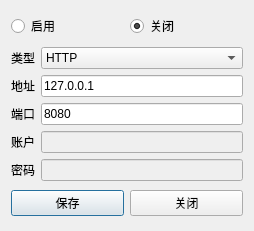
<?xml version="1.0" encoding="UTF-8"?>
<ui version="4.0">
 <class>Proxy</class>
 <widget class="QDialog" name="Proxy">
  <property name="geometry">
   <rect>
    <x>0</x>
    <y>0</y>
    <width>254</width>
    <height>231</height>
   </rect>
  </property>
  <property name="windowTitle">
   <string>Proxy</string>
  </property>
  <layout class="QGridLayout" name="gridLayout_2">
   <item row="0" column="0">
    <layout class="QHBoxLayout" name="horizontalLayout">
     <item>
      <widget class="QRadioButton" name="radioButton_proxy_enable">
       <property name="text">
        <string>启用</string>
       </property>
      </widget>
     </item>
     <item>
      <widget class="QRadioButton" name="radioButton_proxy_disabled">
       <property name="text">
        <string>关闭</string>
       </property>
       <property name="checked">
        <bool>true</bool>
       </property>
      </widget>
     </item>
    </layout>
   </item>
   <item row="1" column="0">
    <layout class="QGridLayout" name="gridLayout">
     <item row="0" column="0">
      <widget class="QLabel" name="label">
       <property name="text">
        <string>类型</string>
       </property>
      </widget>
     </item>
     <item row="0" column="1">
      <widget class="QComboBox" name="comboBox_proxy_type">
       <item>
        <property name="text">
         <string>HTTP</string>
        </property>
       </item>
       <item>
        <property name="text">
         <string>SOCKS4</string>
        </property>
       </item>
       <item>
        <property name="text">
         <string>SOCKS5</string>
        </property>
       </item>
      </widget>
     </item>
     <item row="1" column="0">
      <widget class="QLabel" name="label_3">
       <property name="text">
        <string>地址</string>
       </property>
      </widget>
     </item>
     <item row="1" column="1">
      <widget class="QLineEdit" name="lineEdit_proxy_ip">
       <property name="text">
        <string>127.0.0.1</string>
       </property>
      </widget>
     </item>
     <item row="2" column="0">
      <widget class="QLabel" name="label_4">
       <property name="text">
        <string>端口</string>
       </property>
      </widget>
     </item>
     <item row="2" column="1">
      <widget class="QLineEdit" name="lineEdit_proxy_port">
       <property name="text">
        <string>8080</string>
       </property>
      </widget>
     </item>
     <item row="3" column="0">
      <widget class="QLabel" name="label_5">
       <property name="text">
        <string>账户</string>
       </property>
      </widget>
     </item>
     <item row="3" column="1">
      <widget class="QLineEdit" name="lineEdit_proxy_username">
       <property name="enabled">
        <bool>false</bool>
       </property>
       <property name="text">
        <string/>
       </property>
      </widget>
     </item>
     <item row="4" column="0">
      <widget class="QLabel" name="label_6">
       <property name="text">
        <string>密码</string>
       </property>
      </widget>
     </item>
     <item row="4" column="1">
      <widget class="QLineEdit" name="lineEdit_proxy_passwd">
       <property name="enabled">
        <bool>false</bool>
       </property>
       <property name="text">
        <string/>
       </property>
      </widget>
     </item>
    </layout>
   </item>
   <item row="2" column="0">
    <layout class="QHBoxLayout" name="horizontalLayout_2">
     <item>
      <widget class="QPushButton" name="pushButton_proxy_save">
       <property name="text">
        <string>保存</string>
       </property>
      </widget>
     </item>
     <item>
      <widget class="QPushButton" name="pushButton_proxy_close">
       <property name="text">
        <string>关闭</string>
       </property>
      </widget>
     </item>
    </layout>
   </item>
  </layout>
 </widget>
 <resources/>
 <connections>
  <connection>
   <sender>pushButton_proxy_close</sender>
   <signal>clicked()</signal>
   <receiver>Proxy</receiver>
   <slot>close()</slot>
   <hints>
    <hint type="sourcelabel">
     <x>165</x>
     <y>154</y>
    </hint>
    <hint type="destinationlabel">
     <x>168</x>
     <y>161</y>
    </hint>
   </hints>
  </connection>
 </connections>
</ui>
